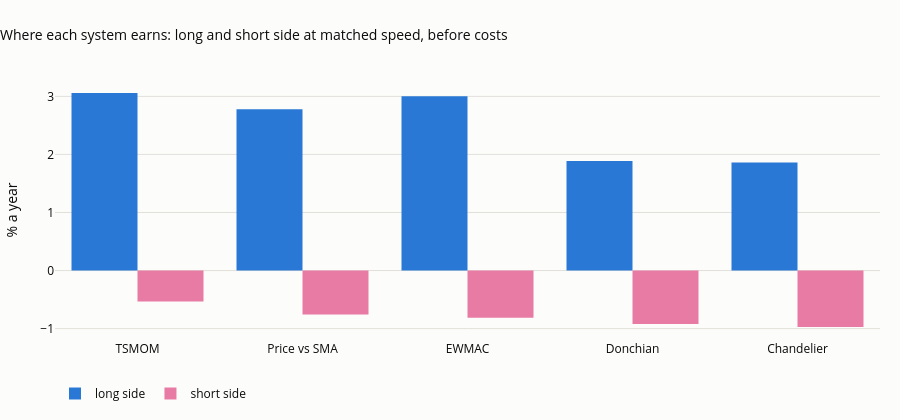

The notebook cell this image was saved under:
### Code cell
side = {}
for f, n in MATCH.items():
    v = V[(f, n)]; lng = (v["gross_a"].where(v["pos"].shift(1) > 0, 0)).mean(axis=1); sht = (v["gross_a"].where(v["pos"].shift(1) < 0, 0)).mean(axis=1)
    side[f] = {"long side, % a year": 100 * 252 * lng.mean(), "short side, % a year": 100 * 252 * sht.mean(),
               "Sharpe long side": sharpe(lng), "Sharpe short side": sharpe(sht)}
T42 = pd.DataFrame(side).T
display(T42.round(2))
fig = go.Figure()
fig.add_bar(x=T42.index, y=T42["long side, % a year"], name="long side", marker_color=SERIES[0])
fig.add_bar(x=T42.index, y=T42["short side, % a year"], name="short side", marker_color=SERIES[3])
fig.update_layout(barmode="group", title="Where each system earns: long and short side at matched speed, before costs", yaxis_title="% a year",
                  height=420, width=900, margin=dict(t=80), legend=dict(orientation="h", y=-0.15, x=0))
save_figure(fig, "07_06_sides", FIG)
fig

### Figure 1 — Plotly figure (JSON) as saved in the notebook; plotly's stock layout.template omitted (floating-point values rounded to 4 significant figures)
{"data": [{"marker": {"color": "#2a78d6"}, "name": "long side", "type": "bar", "x": ["TSMOM", "Price vs SMA", "EWMAC", "Donchian", "Chandelier"], "y": [3.058, 2.777, 3.003, 1.886, 1.863]}, {"marker": {"color": "#e87ba4"}, "name": "short side", "type": "bar", "x": ["TSMOM", "Price vs SMA", "EWMAC", "Donchian", "Chandelier"], "y": [-0.5348, -0.7566, -0.8135, -0.9188, -0.9719]}], "layout": {"barmode": "group", "height": 420, "legend": {"orientation": "h", "x": 0, "y": -0.15}, "margin": {"t": 80}, "title": {"text": "Where each system earns: long and short side at matched speed, before costs"}, "width": 900, "yaxis": {"title": {"text": "% a year"}}}}
